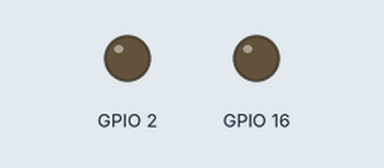
Simulated run of this sketch. Board: ESP8266 (NodeMCU). Parts: output pins drawn as LEDs (lit = HIGH). WiFi joins after 1.5 s; servers stay silent unless stated; network time is answered at once with the bench clock; the local clock reads 2024-03-15 10:24:30 at power-on unless the sketch sets it; random numbers use the default seed unless the sketch sets one; the Firebase database answers and starts empty; what the sketch prints to the serial monitor is not drawn.

Above: at 0.1 s.
At 1.9 s:
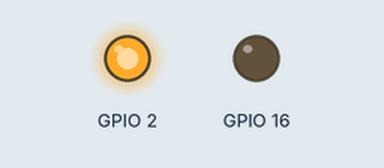
Timing chart, 0 to 3.4 s (numbered marks = the images above):
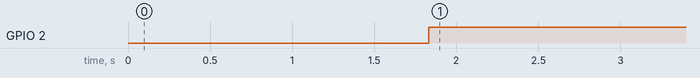

Measured:
- by itself, GPIO 2: LOW → HIGH at 1.8 s

The sketch:

Flow_Meter.ino
```cpp
#if defined(ESP32) || defined(ARDUINO_RASPBERRY_PI_PICO_W)
#include <WiFi.h>
#elif defined(ESP8266)
#include <ESP8266WiFi.h>
#elif __has_include(<WiFiNINA.h>)
#include <WiFiNINA.h>
#elif __has_include(<WiFi101.h>)
#include <WiFi101.h>
#elif __has_include(<WiFiS3.h>)
#include <WiFiS3.h>
#endif
#include <Firebase_ESP_Client.h>

#include <NTPClient.h>
#include <WiFiUdp.h>

#define NTP_OFFSET   60 * 60      // In seconds
#define NTP_INTERVAL 60 * 1000    // In miliseconds
#define NTP_ADDRESS  "europe.pool.ntp.org"

WiFiUDP ntpUDP;
NTPClient timeClient(ntpUDP, NTP_ADDRESS, NTP_OFFSET, NTP_INTERVAL);


/* 1. Define the WiFi credentials */
#define WIFI_SSID "WE_1C415D"
#define WIFI_PASSWORD "cdce9ca7"

/* 2. Define the API Key */
#define API_KEY "AIzaSyBIYJ6E7WANZBIXlZ1t1h1DB-dMcT9mNSA"

/* 3. Define the user Email and password that alreadey registerd or added in your project */
#define USER_EMAIL "aminfadel2004@gmail.com"
#define USER_PASSWORD "F123321f"

/* 4. Define the RTDB URL */
#define DATABASE_URL "https://my-iot-sys-default-rtdb.europe-west1.firebasedatabase.app/"

#define PHOTORESISTOR_PIN 4

#define UUID 99

String databasePath;

bool ledState;
uint8_t photoResValue;

// Define Firebase Data object
FirebaseData fbdo;

FirebaseAuth auth;
FirebaseConfig config;

unsigned long sendDataPrevMillis = 0;

void setup() {
  pinMode(2, OUTPUT);
  pinMode(16, OUTPUT);
  pinMode(PHOTORESISTOR_PIN, INPUT);

  Serial.begin(115200);
  WiFi.begin(WIFI_SSID, WIFI_PASSWORD);

  Serial.print("Connecting to Wi-Fi");
  while (WiFi.status() != WL_CONNECTED) {
    Serial.print(".");
    delay(300);
  }
  Serial.println();
  Serial.print("Connected with IP: ");
  Serial.println(WiFi.localIP());
  Serial.println();

  timeClient.begin();
  /* Assign the api key (required) */
  config.api_key = API_KEY;

  /* Assign the user sign in credentials */
  auth.user.email = USER_EMAIL;
  auth.user.password = USER_PASSWORD;

  /* Assign the RTDB URL (required) */
  config.database_url = DATABASE_URL;

  // Comment or pass false value when WiFi reconnection will control by your code or third party library e.g. WiFiManager
  Firebase.reconnectNetwork(true);

  // Since v4.4.x, BearSSL engine was used, the SSL buffer need to be set.
  // Large data transmission may require larger RX buffer, otherwise connection issue or data read time out can be occurred.
  fbdo.setBSSLBufferSize(4096 /* Rx buffer size in bytes from 512 - 16384 */, 1024 /* Tx buffer size in bytes from 512 - 16384 */);

  // Limit the size of response payload to be collected in FirebaseData
  fbdo.setResponseSize(2048);

  Firebase.begin(&config, &auth);

  Firebase.setDoubleDigits(5);

  config.timeout.serverResponse = 10 * 1000;

}

void loop() {
  if (Firebase.isTokenExpired()){
    Firebase.refreshToken(&config);
    Serial.println("Refresh token");
  }
  timeClient.update();

  // Generate some example data
  float flowrate = random(20, 30);
  float temperature = random(40, 60);
  float pressure = random(40, 60);

  unsigned long epochTime = timeClient.getEpochTime();
Serial.print("Epoch Time: ");
Serial.println(epochTime);
  String flowratePath = "/devices/" + String(UUID) + "/flowrate/" + String(epochTime);
  String temperaturePath = "/devices/" + String(UUID) + "/temperature/" + String(epochTime);
  String pressurePath = "/devices/" + String(UUID) + "/pressure/" + String(epochTime);
  String ledPath = "/devices/" + String(UUID) + "/led_state";

  String Path = "/devices/" + String(UUID) + "/real-time/";

  FirebaseJson JSON;
  JSON.set("flowrate", flowrate);
  JSON.set("temperature", temperature);
  JSON.set("pressure", pressure);
  JSON.set("timestamp", epochTime);

  // Send data to Firebase
  if (Firebase.RTDB.setJSON(&fbdo, Path, &JSON)) {
    Serial.println("Sent successfully");
  } else {
    Serial.println("Failed to send");
    Serial.println("Reason: " + fbdo.errorReason());
  }

  if (Firebase.RTDB.getBool(&fbdo, ledPath, &ledState)) {
    digitalWrite(2, !ledState);
  } else {
    Serial.println("Reason: " + fbdo.errorReason());
  }

  delay(100);  // Wait for 5 seconds before the next update
}
```
